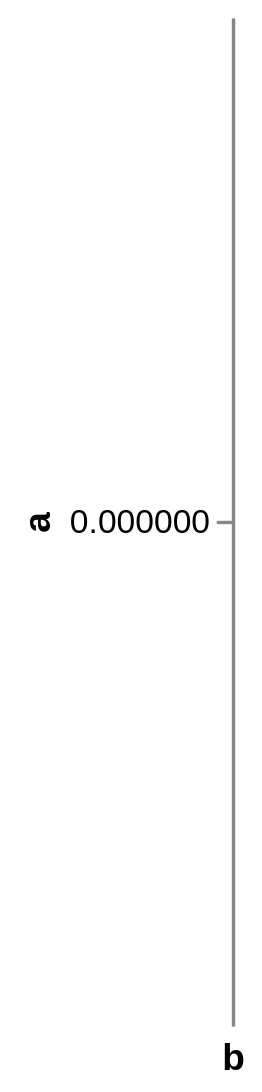

Vega-Lite specification for this chart:
### Vega-Lite specification from a JSON file in a GitHub repository (floating-point values rounded to 4 significant figures)
{"$schema": "https://vega.github.io/schema/vega-lite/v3.json", "data": {"values": [{"foo": {"a": 5, "b": "abc"}, "bar": 0}, {"foo": {"a": 6, "b": "def"}, "bar": 1}, {"foo": {"a": 7, "b": "ghi"}, "bar": 2}]}, "transform": [{"project": {"fields": ["bar", "foo.a", "foo.b"], "as": ["bar", "a", "b"]}}], "mark": "bar", "encoding": {"x": {"field": "b", "type": "ordinal"}, "y": {"field": "a", "type": "quantitative"}}}
